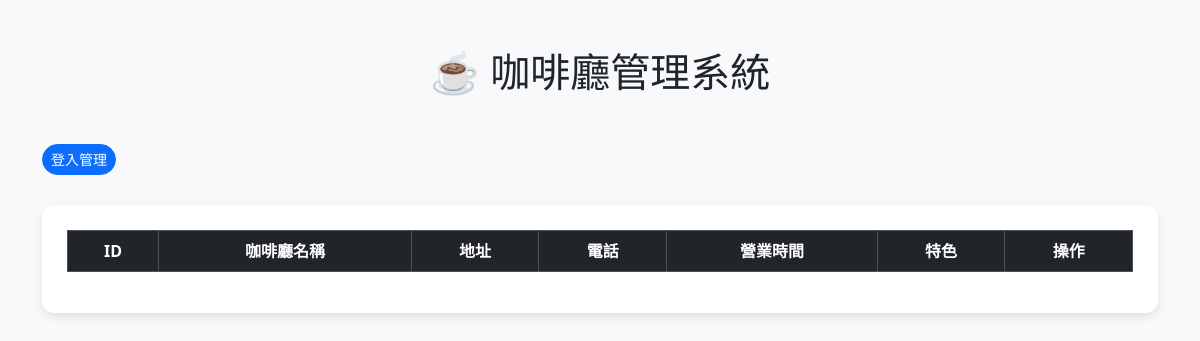
Page /cafes/cafes_list.php on the earlier database version.
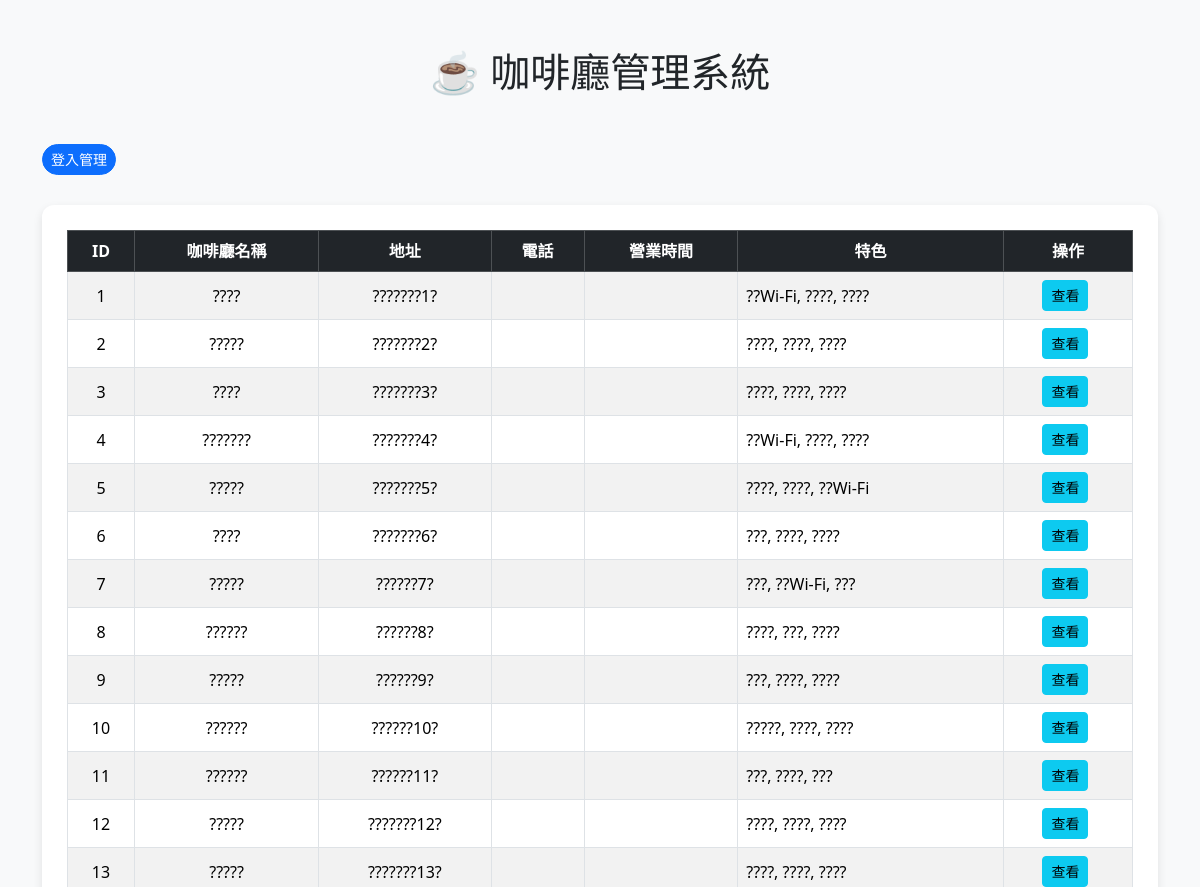
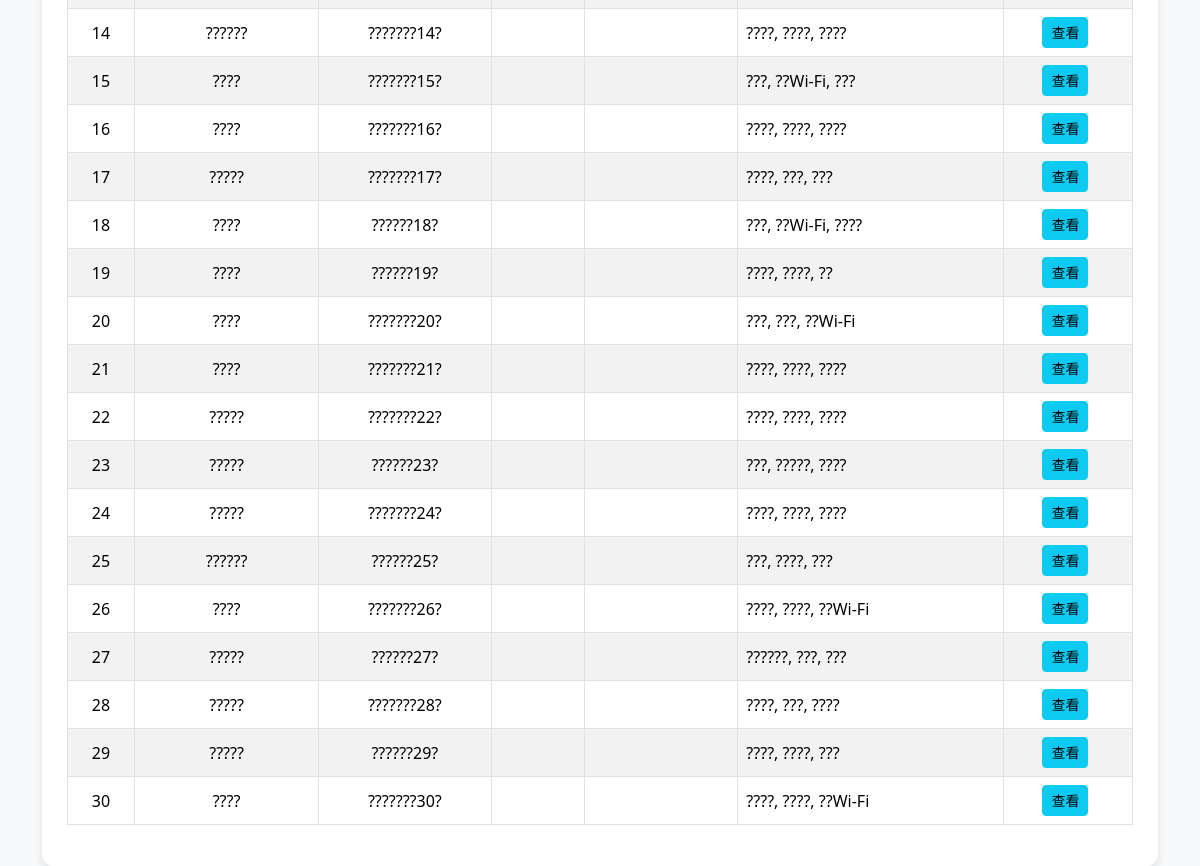
Same page on the later database version (2 pictures, top to bottom).
### tables this page shows
CREATE TABLE `cafes` (
  `id` int(11) NOT NULL,
  `name` varchar(100) DEFAULT NULL,
  `address` varchar(255) DEFAULT NULL,
  `open_date` date DEFAULT NULL,
  `avg_price` int(11) DEFAULT NULL,
  `features` mediumtext DEFAULT NULL
);

### cafes/cafes_list.php (the view, shortened to what this page needs)
<?php
require_once "dbconfig.php";
$conn = new mysqli($hostname, $dbuser, $dbpass, $database);
$conn->set_charset("utf8mb4");
function loginOK() {
    return (isset($_SESSION["loggedin"]) && $_SESSION["loggedin"] === true);
}
$result = $conn->query("SELECT * FROM cafes");
?>
<!DOCTYPE html>
<html lang="zh-TW">
<head>
    <link href="https://cdn.jsdelivr.net/npm/bootstrap@5.3.5/dist/css/bootstrap.min.css" rel="stylesheet" />
</head>
<body>
<div class="container">
    <h1 class="text-center my-5">☕ 咖啡廳管理系統</h1>
    <div class="d-flex justify-content-between align-items-center mb-3">
        <div>
            <?php if (loginOK()) { ?>
                <span class="me-3">👩‍💼 管理者：<strong><?= htmlspecialchars($_SESSION["username"]) ?></strong></span>
                <a class="btn btn-outline-danger btn-sm" href="#" id="logout">登出</a>
            <?php } else { ?>
                <button type="button" class="btn btn-primary btn-sm" data-bs-toggle="modal" data-bs-target="#loginModal">登入管理</button>
            <?php } ?>
        </div>
    </div>
    <div class="table-wrapper">
        <table class="table table-striped table-hover table-bordered align-middle text-center">
            <thead class="table-dark">
                <tr>
                    <th>ID</th>
                    <th>咖啡廳名稱</th>
                    <th>地址</th>
                    <th>電話</th>
                    <th>營業時間</th>
                    <th>特色</th>
                    <th>操作</th>
                </tr>
            </thead>
            <tbody>
                <?php while ($row = $result->fetch_assoc()): ?>
                <tr>
                    <td><?= $row["id"] ?></td>
                    <td><?= htmlspecialchars($row["name"]) ?></td>
                    <td><?= htmlspecialchars($row["address"]) ?></td>
                    <td><?= htmlspecialchars($row["phone"]) ?></td>
                    <td><?= htmlspecialchars($row["business_hours"]) ?></td>
                    <td class="text-start"><?= nl2br(htmlspecialchars($row["features"])) ?></td>
                    <td>
                        <a href="cafe_detail.php?id=<?= $row['id'] ?>" class="btn btn-sm btn-info btn-action">查看</a>
                    </td>
                </tr>
                <?php endwhile; ?>
            </tbody>
        </table>
    </div>
</div>
</body>
</html>

Differences in the rows shown:
added cafes: id "1", name "????", address "???????1?", features "??Wi-Fi, ????, ????"
added cafes: id "2", name "?????", address "???????2?", features "????, ????, ????"
added cafes: id "3", name "????", address "???????3?", features "????, ????, ????"
added cafes: id "4", name "???????", address "???????4?", features "??Wi-Fi, ????, ????"
added cafes: id "5", name "?????", address "???????5?", features "????, ????, ??Wi-Fi"
added cafes: id "6", name "????", address "???????6?", features "???, ????, ????"
added cafes: id "7", name "?????", address "??????7?", features "???, ??Wi-Fi, ???"
added cafes: id "8", name "??????", address "??????8?", features "????, ???, ????"
added cafes: id "9", name "?????", address "??????9?", features "???, ????, ????"
added cafes: id "10", name "??????", address "??????10?", features "?????, ????, ????"
added cafes: id "11", name "??????", address "??????11?", features "???, ????, ???"
added cafes: id "12", name "?????", address "???????12?", features "????, ????, ????"
added cafes: id "13", name "?????", address "???????13?", features "????, ????, ????"
added cafes: id "14", name "??????", address "???????14?", features "????, ????, ????"
added cafes: id "15", name "????", address "???????15?", features "???, ??Wi-Fi, ???"
added cafes: id "16", name "????", address "???????16?", features "????, ????, ????"
added cafes: id "17", name "?????", address "???????17?", features "????, ???, ???"
added cafes: id "18", name "????", address "??????18?", features "???, ??Wi-Fi, ????"
added cafes: id "19", name "????", address "??????19?", features "????, ????, ??"
added cafes: id "20", name "????", address "???????20?", features "???, ???, ??Wi-Fi"
added cafes: id "21", name "????", address "???????21?", features "????, ????, ????"
added cafes: id "22", name "?????", address "???????22?", features "????, ????, ????"
added cafes: id "23", name "?????", address "??????23?", features "???, ?????, ????"
added cafes: id "24", name "?????", address "???????24?", features "????, ????, ????"
added cafes: id "25", name "??????", address "??????25?", features "???, ????, ???"
added cafes: id "26", name "????", address "???????26?", features "????, ????, ??Wi-Fi"
added cafes: id "27", name "?????", address "??????27?", features "??????, ???, ???"
added cafes: id "28", name "?????", address "???????28?", features "????, ???, ????"
added cafes: id "29", name "?????", address "??????29?", features "????, ????, ???"
added cafes: id "30", name "????", address "???????30?", features "????, ????, ??Wi-Fi"
